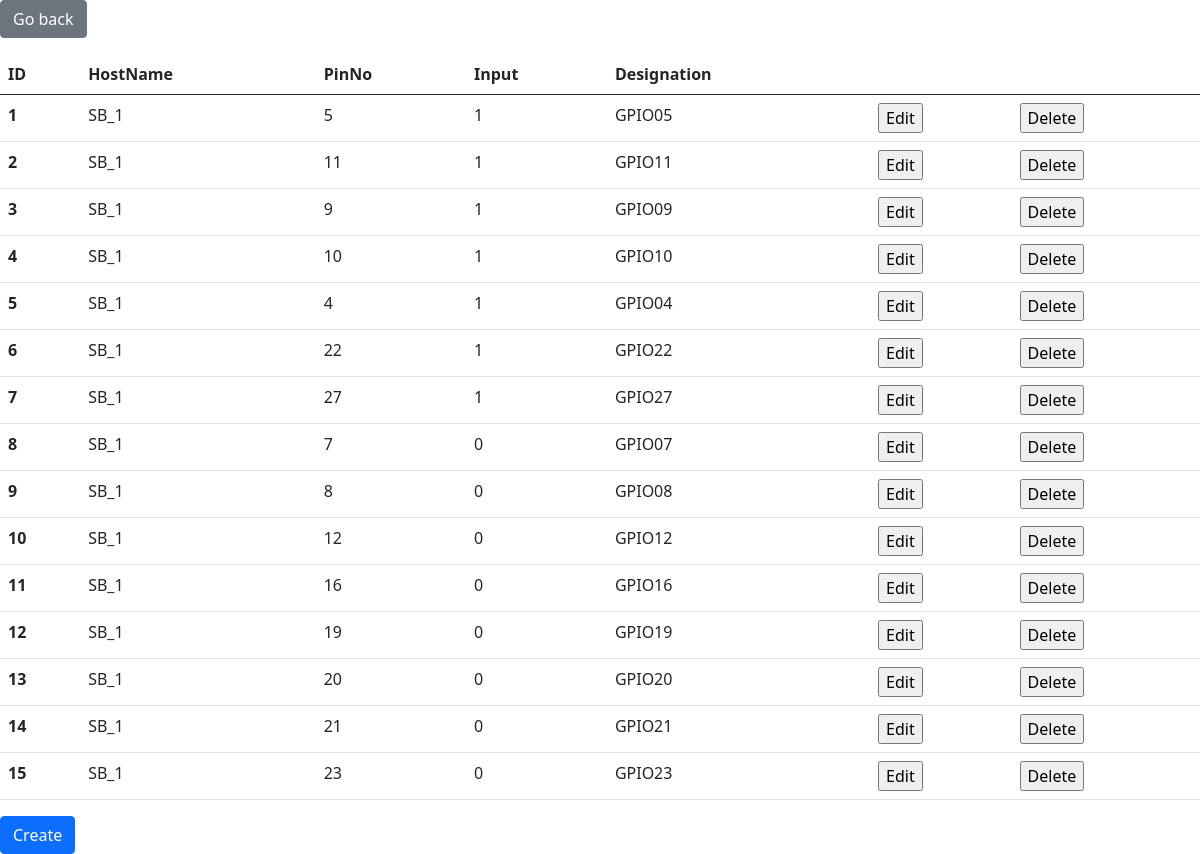
Page /pinManagement.php?HostName=SB_1 (signed in) on the earlier database version.
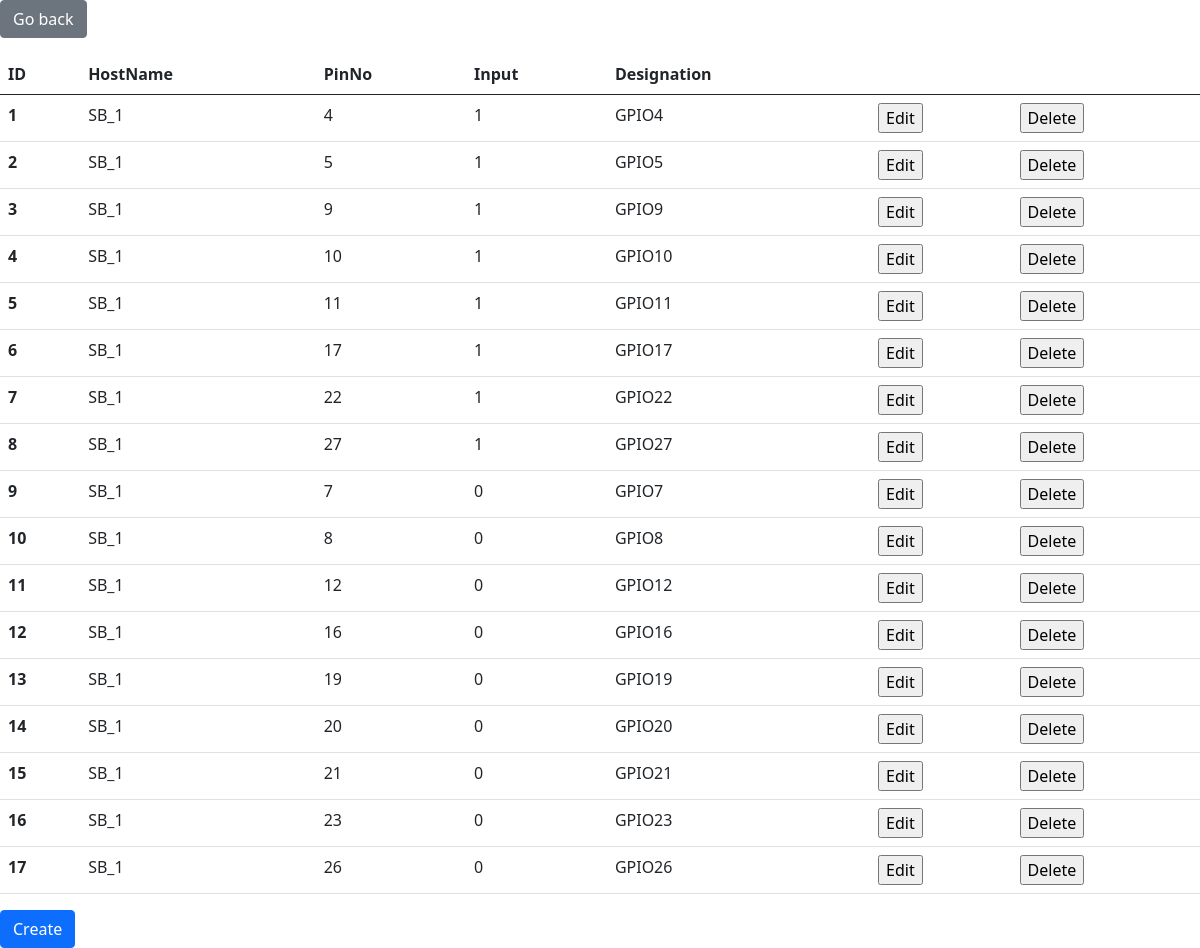
Same page on the later database version.
### tables this page shows
CREATE TABLE `pins` (
  `PinId` int NOT NULL AUTO_INCREMENT,
  `PinNo` int NOT NULL,
  `HostName` varchar(16) DEFAULT NULL,
  `Input` int DEFAULT NULL,
  `Designation` varchar(50) DEFAULT NULL,
  PRIMARY KEY (`PinId`),
  KEY `PinNo`(`PinNo`),
  KEY `HostName` (`HostName`),
  CONSTRAINT `pin_ibfk_1` FOREIGN KEY (`HostName`) REFERENCES `smartboxes` (`HostName`) ON UPDATE CASCADE ON DELETE CASCADE
);

### pinManagement.php (the view, shortened to what this page needs)
<?php
    include_once "htmlHead.php";
    include_once "databaseConnect.php";
?>
    <body>
        <div class="">
            <form action="" method="post">
                <input type="submit" class="btn btn-secondary mb-3" value="Go back">
            </form>
        </div>
        <?php
            if($_SESSION["userIsAdmin"]==0){
                $sqlStatement = $connection->prepare("SELECT * from pins, manage where pins.HostName=manage.HostName and manage.UserNo=? and pins.HostName=?");
                $sqlStatement->bind_param("is", $_SESSION["currentUserNo"], $_GET["HostName"]);
                $sqlStatement->execute();
                $result = $sqlStatement->get_result();
            }else{
                $sqlStatement = $connection->prepare("SELECT * from pins where HostName=?");
                $sqlStatement->bind_param("s", $_GET["HostName"]);
                $sqlStatement->execute();
                $result = $sqlStatement->get_result();
            }
            if ($result) {
                ?>
                <table class="table">
                    <thead>
                        <tr>
                            <th scope="col">ID</th>
                            <th scope="col">HostName</th>
                            <th scope="col">PinNo</th>
                            <th scope="col">Input</th>
                            <th scope="col">Designation</th>
                            <th scope="col"></th>
                            <th scope="col"></th>
                        </tr>
                    </thead>
                    <tbody>
                        <?php while ($row = $result->fetch_assoc()) {?>
                            <tr>
                                <th scope="row"><?= $row["PinId"] ?></th>
                                <td><?= $row["HostName"] ?></td>
                                <td><?= $row["PinNo"] ?></td>
                                <td><?= $row["Input"] ?></td>
                                <td><?= $row["Designation"] ?></td>
                                <td>
                                    <form method="POST">
                                        <input type="submit" value="Edit">
                                    </form>
                                </td>
                                <td>
                                    <form method="POST">
                                        <input type="submit" value="Delete">
                                    </form>
                                </td>
                            </tr>
                        <?php }?>
                    </tbody>
                </table>
<?php
            }  else {
                print "Something went wrong selecting data";
            }
        ?>
    <form action="" method="post">
        <input type="submit" class="btn btn-primary" value="Create"></input>
    </form>
    </body>
</html>

Differences in the rows shown:
changed pins id 1: PinNo "5" → "4"; Designation "GPIO05" → "GPIO4"
changed pins id 2: PinNo "11" → "5"; Designation "GPIO11" → "GPIO5"
changed pins id 3: Designation "GPIO09" → "GPIO9"
changed pins id 5: PinNo "4" → "11"; Designation "GPIO04" → "GPIO11"
changed pins id 6: PinNo "22" → "17"; Designation "GPIO22" → "GPIO17"
changed pins id 7: PinNo "27" → "22"; Designation "GPIO27" → "GPIO22"
changed pins id 8: PinNo "7" → "27"; Input "0" → "1"; Designation "GPIO07" → "GPIO27"
changed pins id 9: PinNo "8" → "7"; Designation "GPIO08" → "GPIO7"
changed pins id 10: PinNo "12" → "8"; Designation "GPIO12" → "GPIO8"
changed pins id 11: PinNo "16" → "12"; Designation "GPIO16" → "GPIO12"
changed pins id 12: PinNo "19" → "16"; Designation "GPIO19" → "GPIO16"
changed pins id 13: PinNo "20" → "19"; Designation "GPIO20" → "GPIO19"
changed pins id 14: PinNo "21" → "20"; Designation "GPIO21" → "GPIO20"
changed pins id 15: PinNo "23" → "21"; Designation "GPIO23" → "GPIO21"
now on this page (row edited): pins: PinId "16", HostName "SB_1", PinNo "23", Input "0", Designation "GPIO23"
now on this page (row edited): pins: PinId "17", HostName "SB_1", PinNo "26", Input "0", Designation "GPIO26"
